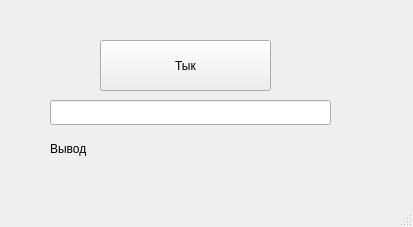
<?xml version="1.0" encoding="UTF-8"?>
<ui version="4.0">
 <class>MainWindow</class>
 <widget class="QMainWindow" name="MainWindow">
  <property name="geometry">
   <rect>
    <x>0</x>
    <y>0</y>
    <width>413</width>
    <height>227</height>
   </rect>
  </property>
  <property name="windowTitle">
   <string>MainWindow</string>
  </property>
  <widget class="QWidget" name="centralwidget">
   <widget class="QLineEdit" name="inputLineEdit">
    <property name="geometry">
     <rect>
      <x>50</x>
      <y>100</y>
      <width>281</width>
      <height>25</height>
     </rect>
    </property>
   </widget>
   <widget class="QPushButton" name="processButton">
    <property name="geometry">
     <rect>
      <x>100</x>
      <y>40</y>
      <width>171</width>
      <height>51</height>
     </rect>
    </property>
    <property name="text">
     <string>Тык</string>
    </property>
   </widget>
   <widget class="QLabel" name="resultLabel">
    <property name="geometry">
     <rect>
      <x>50</x>
      <y>140</y>
      <width>281</width>
      <height>17</height>
     </rect>
    </property>
    <property name="text">
     <string>Вывод</string>
    </property>
   </widget>
  </widget>
  <widget class="QMenuBar" name="menubar">
   <property name="geometry">
    <rect>
     <x>0</x>
     <y>0</y>
     <width>413</width>
     <height>22</height>
    </rect>
   </property>
  </widget>
  <widget class="QStatusBar" name="statusbar"/>
 </widget>
 <resources/>
 <connections/>
</ui>
